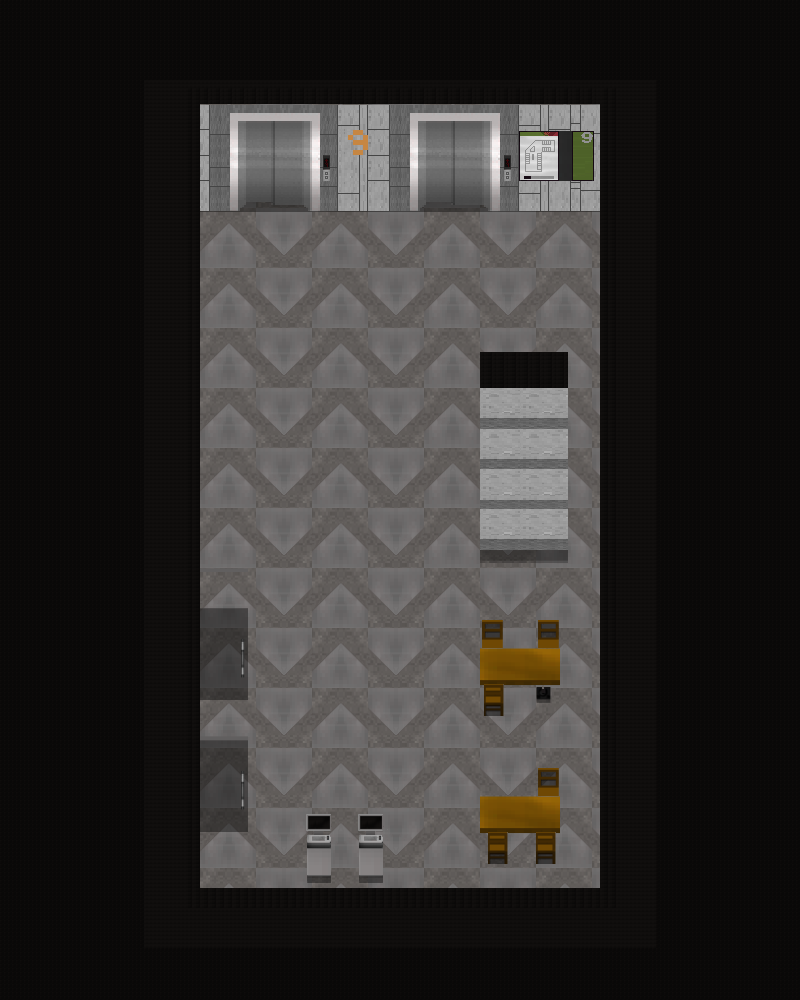

A 2D game scene composited from a Tiled map and its tileset images. What follows is a short description and the map's XML, with each tile layer's data collapsed to a summary:
An orthogonal 200x250 tile map with 4x4 px tiles, 2 tile layers (ground, wall) and 16 objects.

<map version="1.10" tiledversion="1.10.1" orientation="orthogonal" renderorder="right-down" width="200" height="250" tilewidth="4" tileheight="4" infinite="0" nextlayerid="4" nextobjectid="28">
 <tileset firstgid="1" source="singong_lobby_asset.tsx" />
 <layer id="1" name="ground" width="200" height="250">
  <data>[50000 cells, 20000 non-empty, 420 distinct tile ids]</data>
 </layer>
 <layer id="2" name="wall" width="200" height="250">
  <data>[50000 cells, 35843 non-empty, 3192 distinct tile ids]</data>
 </layer>
 <objectgroup id="3" name="Object Layer 1">
  <object id="6" x="120" y="88" width="79.9091" height="799.909">
   <polygon points="0,0 79.9091,0 79.9091,612 24.9091,611 24.9091,651.5 79.9091,652.5 79.9091,799.909 0,799.909" />
  </object>
  <object id="9" x="200" y="88.087" width="399.667" height="122.58">
   <polygon points="0,0 399.667,0 399.667,122.58 291.001,122.769 291,32.7772 217.003,30.8865 217.003,122.897 0,122.58" />
  </object>
  <object id="11" x="596.813" y="88.1875" width="101.854" height="799.813" />
  <object id="12" x="306" y="814.5" width="75.625" height="68.125" />
  <object id="14" x="477" y="796.75" width="82.75" height="35.75" />
  <object id="15" x="488.125" y="833.25" width="19.625" height="30.5" />
  <object id="16" x="536.125" y="833.25" width="19.75" height="30.75" />
  <object id="17" x="538.125" y="768.125" width="21" height="28.75" />
  <object id="18" x="484.5" y="684.5" width="18.875" height="31.375" />
  <object id="19" x="476.864" y="649.455" width="82.9545" height="35.0909" />
  <object id="20" x="481.818" y="620.364" width="21.2727" height="28.1818" />
  <object id="21" x="538.364" y="620.182" width="20.7273" height="28.7273" />
  <object id="22" x="475" y="353" width="92.5" height="196.5" />
  <object id="23" x="200.182" y="741.182" width="47.6364" height="90.4545" />
  <object id="24" x="200.125" y="608.458" width="47.625" height="91.5417" />
  <object id="26" x="184.25" y="881" width="431.75" height="68.5" />
 </objectgroup>
</map>
